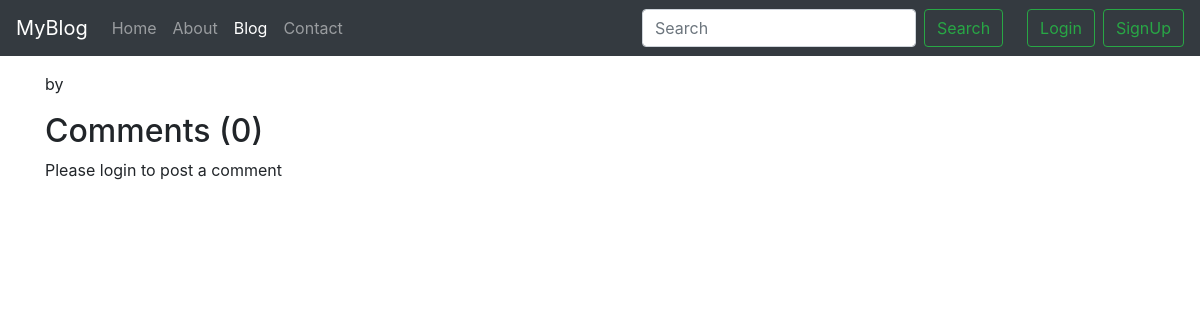
Page /blog/DemoPost on the earlier database version.
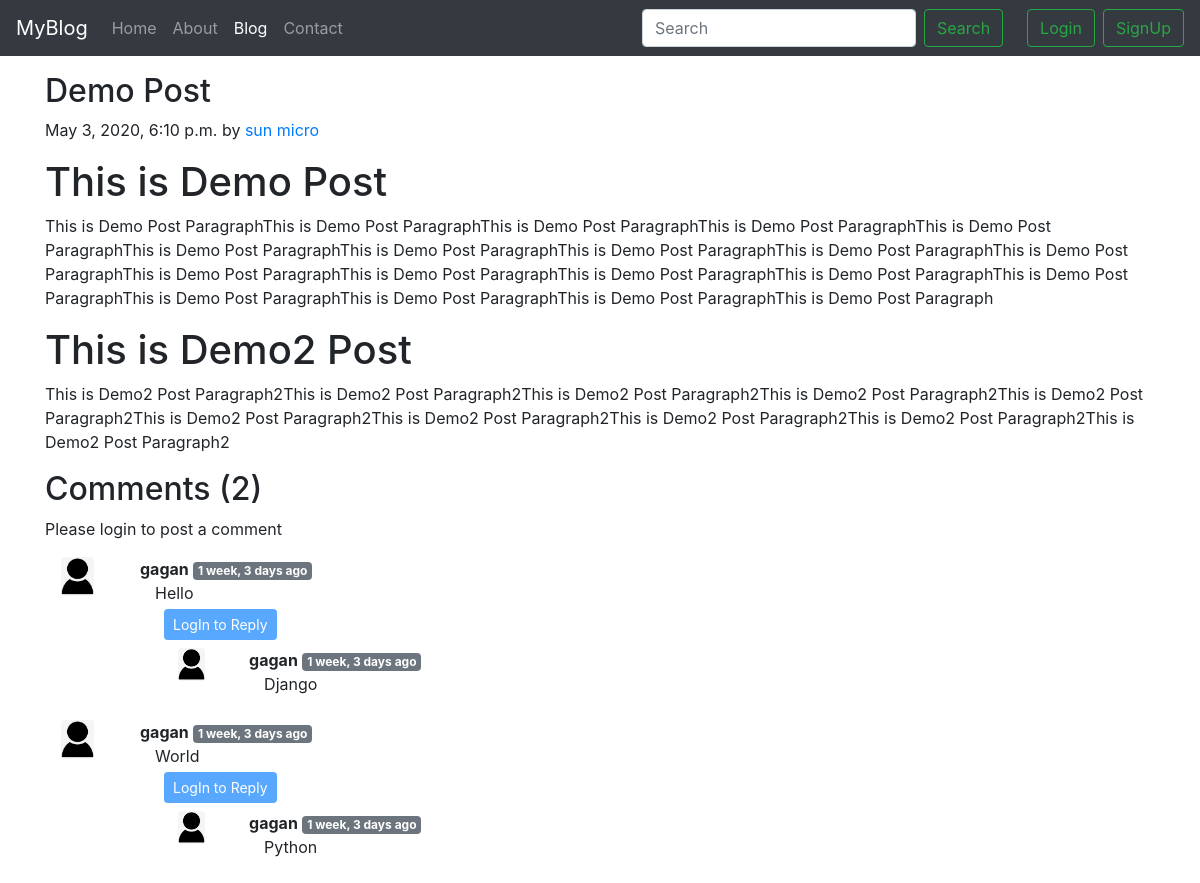
Same page on the later database version.
### MyBlogApp/models.py (models this page shows, shortened)
class Post(models.Model):
    S_No = models.AutoField(primary_key=True)
    Title = models.CharField(max_length=200)
    Content = models.TextField()
    Author = models.CharField(max_length=100)
    slug = models.CharField(max_length=200)
    TimeStamp = models.DateTimeField(blank=True)

class BlogComment(models.Model):
    S_No = models.AutoField(primary_key=True)
    comment = models.TextField()
    User = models.ForeignKey(User, on_delete=models.CASCADE)
    BlogPost = models.ForeignKey(Post, on_delete=models.CASCADE)
    Parent = models.ForeignKey('self', on_delete=models.CASCADE, null=True)
    TimeStamp = models.DateTimeField(default=now)

### MyBlogApp/views.py (the view)
# urls.py: path('<str:slug>', views.blogPost),
def blogPost(request,slug):
    post = Post.objects.filter(slug=slug).first()
    comments = BlogComment.objects.filter(BlogPost=post,Parent=None)
    replies = BlogComment.objects.filter(BlogPost=post).exclude(Parent=None)
    replyDict = {}
    for reply in replies:
        if reply.Parent.S_No not in replyDict.keys():
            replyDict[reply.Parent.S_No] = [reply]
        else:
            replyDict[reply.Parent.S_No].append(reply)
    context = {'post':post,'comments':comments,'user':request.user,'replyDict':replyDict}
    return render(request,"blog/blogPost.html",context)

### MyBlogApp/templatetags/extras.py (called while the page is built)
@register.filter(name='get_val')
def get_val(dict,key):
    return dict.get(key)

### templates/blog/blogPost.html (shortened to what this page needs)
{% extends 'base.html' %}
{% load static %}
{% load humanize %}
{% load extras %}
{% block blogactive %} active {% endblock blogactive %}
{% block body %}
<div class="container my-3">
    <h2 class="blog-post-title">{{post.Title}}</h2>
    <p class="blog-post-meta">{{post.TimeStamp}} by <a href="/about">{{post.Author}}</a></p>
    <p style="text-align: justify;text-justify: inter-word;">{{post.Content|safe}}</p>
</div>
<div class="container">
    <h2>Comments ({{comments.count}})</h2>
    <div class="my-2">
        {% if user.is_authenticated %}
        <form action="/blog/postComment" method="POST">
            {% csrf_token %}
            <div class="form-group">
                <label for="exampleInputText">Post Comment</label>
                <input type="text" name="comment" class="form-control" placeholder="Enter Comment Here..">
            </div>
            <input type="hidden" name="postSno" value="{{post.S_No}}">
            <input type="hidden" name="parentSno" value="">
            <input type="submit" class="btn btn-primary" value="Submit">
        </form>
        {% else %}
        <p>Please login to post a comment</p>
        {% endif %}
    </div>
    {% for comment in comments %}
    <div class="row my-3">
        <div class="col-md-1">
            <img src="{% static 'img/user.png' %}" class="rounded mx-auto d-block w-50" alt="user">
        </div>
        <div class="col-md-11">
            <b>{{comment.User.username}}</b> <span
                class="badge badge-secondary">{{comment.TimeStamp | naturaltime}}</span>
            <div class="container text-justify">{{comment.comment}}</div>
            <div class="reply mx-0">
                {% if user.is_authenticated %}
                <button class="btn btn-primary mt-1 ml-4 btn-sm" type="button" data-toggle="collapse"
                    data-target="#replyBox{{comment.S_No}}" aria-expanded="false"
                    aria-controls="replyBox{{comment.S_No}}">
                    Reply
                </button>
                <div class="collapse ml-4 mt-2" id="replyBox{{comment.S_No}}">
                    <div class="card card-body">
                        <form action="/blog/postComment" method="POST">
                            {% csrf_token %}
                            <div class="form-group">
                                <label for="comment">Post a Reply</label>
                                <input type="text" name="comment" class="form-control"
                                    placeholder="Enter Comment Here..">
                                <input type="hidden" name="parentSno" value="{{comment.S_No}}">
                            </div>
                            <input type="hidden" name="postSno" value="{{post.S_No}}">
                            <input type="submit" class="btn btn-primary" value="Submit">
                        </form>
                    </div>
                </div>
                {% else %}
                <button class="btn btn-primary mt-1 ml-4 btn-sm" type="button" data-toggle="collapse"
                    data-target="#replyBox{{comment.S_No}}" aria-expanded="false"
                    aria-controls="replyBox{{comment.S_No}}" disabled>
                    LogIn to Reply
                </button>
                {% endif %}
                <div class="replies ml-4">
                    {% for reply in replyDict|get_val:comment.S_No %}
                    <div class="row my-2">
                        <div class="col-md-1">
                            <img src="{% static 'img/user.png' %}" class="rounded mx-auto d-block w-50" alt="user">
                        </div>
                        <div class="col-md-11">
                            <b>{{reply.User.username}}</b> <span
                                class="badge badge-secondary">{{reply.TimeStamp | naturaltime}}</span>
                            <div class="container text-justify">{{reply.comment}}</div>
                        </div>
                        <br>
                    </div>
                    {% endfor %}
                </div>
            </div>
        </div>
    </div>
    {% endfor %}
</div>
{% endblock body %}

### templates/base.html (shortened to what this page needs)
{% load static %}
<!doctype html>
<html lang="en">
<head>
    <link rel="stylesheet" href="https://stackpath.bootstrapcdn.com/bootstrap/4.4.1/css/bootstrap.min.css"
>
</head>
<body>
    <nav class="navbar navbar-expand-lg navbar-dark bg-dark">
        <a class="navbar-brand" href="/">MyBlog</a>
        <div class="collapse navbar-collapse" id="navbarSupportedContent">
            <ul class="navbar-nav mr-auto">
                <li class="nav-item {% block homeactive %} {% endblock homeactive %}">
                    <a class="nav-link" href="/">Home<span class="sr-only">(current)</span></a>
                </li>
                <li class="nav-item {% block aboutactive %} {% endblock aboutactive %}">
                    <a class="nav-link" href="/about">About</a>
                </li>
                <li class="nav-item {% block blogactive %} {% endblock blogactive %}">
                    <a class="nav-link" href="/blog">Blog</a>
                </li>
                <li class="nav-item {% block contactactive %} {% endblock contactactive %}">
                    <a class="nav-link" href="/contact">Contact</a>
                </li>
            </ul>
            <div class="ml-auto form-inline">
                <form class="form-inline my-2 my-lg-0" method="GET" action="/search">
                    <input class="form-control mr-sm-2" type="search" placeholder="Search" name="query"
                        aria-label="Search">
                    <button class="btn btn-outline-success mr-3 my-sm-0" type="submit">Search</button>
                </form>
                {% if user.is_authenticated %}
                <ul class="navbar-nav mr-2">
                    <li class="nav-item dropdown">
                        <a class="nav-link dropdown-toggle" href="#" id="navbarDropdown" role="button"
                            data-toggle="dropdown" aria-haspopup="true" aria-expanded="false">
                            Welcome {{request.user}}
                        </a>
                        <div class="dropdown-menu" aria-labelledby="navbarDropdown">
                            <a class="dropdown-item" href="/logout">Logout</a>
                        </div>
                    </li>
                </ul>
                {% else %}
                <button type="button" class="btn btn-outline-success m-2 my-sm-0" data-toggle="modal"
                    data-target="#LoginModal">
                    Login
                </button>
                <button type="button" class="btn btn-outline-success my-2 my-sm-0" data-toggle="modal"
                    data-target="#signupModal">
                    SignUp
                </button>
                {% endif %}
            </div>
        </div>
    </nav>
    {% block body %}
    {% endblock body %}
</body>
</html>

Differences in the rows shown:
added Post: Title "Demo Post", TimeStamp "May 3, 2020, 6:10 p.m.", Author "sun micro", Content "This is Demo Post This is Demo Post ParagraphThis is Demo Post ParagraphThis is Demo Post ParagraphThis is Demo Post ParagraphThis is Demo Post ParagraphThis is Demo Post ParagraphThis is Demo Post ParagraphThis is Demo Post ParagraphThis is Demo Post ParagraphThis is Demo Post ParagraphThis is Demo Post ParagraphThis is Demo Post ParagraphThis is Demo Post ParagraphThis is Demo Post ParagraphThis is Demo Post ParagraphThis is Demo Post ParagraphThis is Demo Post ParagraphThis is Demo Post ParagraphThis is Demo Post Paragraph This is Demo2 Post This is Demo2 Post Paragraph2This is Demo2 Post Paragraph2This is Demo2 Post Paragraph2This is Demo2 Post Paragraph2This is Demo2 Post…"
added BlogComment: User.username "gagan", TimeStamp "1 week, 3 days ago", comment "Hello", shown under "Comments (2)"
added BlogComment: User.username "gagan", TimeStamp "1 week, 3 days ago", comment "Django"
added BlogComment: User.username "gagan", TimeStamp "1 week, 3 days ago", comment "World", shown under "Comments (2)"
added BlogComment: User.username "gagan", TimeStamp "1 week, 3 days ago", comment "Python"
Other differences:
{{ comments.count }}: "0" → "2"
